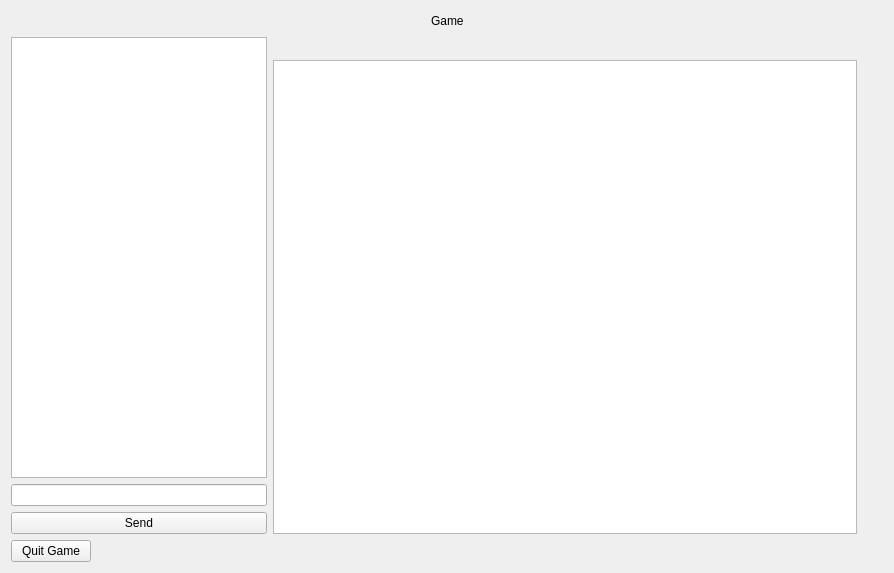
        <widget class="QWidget" name="page_9">
         <layout class="QGridLayout" name="gridLayout_12">
          <item row="1" column="0" rowspan="2">
           <layout class="QVBoxLayout" name="verticalLayout_9">
            <item>
             <widget class="QTextEdit" name="textEdit_7">
              <property name="readOnly">
               <bool>true</bool>
              </property>
             </widget>
            </item>
            <item>
             <widget class="QLineEdit" name="lineEdit_15"/>
            </item>
            <item>
             <widget class="QPushButton" name="pushButton_53">
              <property name="text">
               <string>Send</string>
              </property>
             </widget>
            </item>
           </layout>
          </item>
          <item row="2" column="2">
           <spacer name="verticalSpacer_3">
            <property name="orientation">
             <enum>Qt::Vertical</enum>
            </property>
            <property name="sizeHint" stdset="0">
             <size>
              <width>20</width>
              <height>474</height>
             </size>
            </property>
           </spacer>
          </item>
          <item row="3" column="0" colspan="2">
           <layout class="QHBoxLayout" name="horizontalLayout_5">
            <item>
             <widget class="QPushButton" name="pushButton_20">
              <property name="text">
               <string>Quit Game</string>
              </property>
             </widget>
            </item>
            <item>
             <spacer name="horizontalSpacer_9">
              <property name="orientation">
               <enum>Qt::Horizontal</enum>
              </property>
              <property name="sizeHint" stdset="0">
               <size>
                <width>40</width>
                <height>20</height>
               </size>
              </property>
             </spacer>
            </item>
           </layout>
          </item>
          <item row="0" column="0" colspan="3">
           <layout class="QHBoxLayout" name="horizontalLayout_4">
            <item>
             <spacer name="horizontalSpacer_2">
              <property name="orientation">
               <enum>Qt::Horizontal</enum>
              </property>
              <property name="sizeHint" stdset="0">
               <size>
                <width>40</width>
                <height>20</height>
               </size>
              </property>
             </spacer>
            </item>
            <item>
             <widget class="QLabel" name="label_4">
              <property name="text">
               <string>Game</string>
              </property>
             </widget>
            </item>
            <item>
             <spacer name="horizontalSpacer_3">
              <property name="orientation">
               <enum>Qt::Horizontal</enum>
              </property>
              <property name="sizeHint" stdset="0">
               <size>
                <width>40</width>
                <height>20</height>
               </size>
              </property>
             </spacer>
            </item>
           </layout>
          </item>
          <item row="1" column="1">
           <spacer name="horizontalSpacer_10">
            <property name="orientation">
             <enum>Qt::Horizontal</enum>
            </property>
            <property name="sizeHint" stdset="0">
             <size>
              <width>584</width>
              <height>17</height>
             </size>
            </property>
           </spacer>
          </item>
          <item row="2" column="1">
           <widget class="QGraphicsView" name="graphicsView"/>
          </item>
         </layout>
        </widget>
